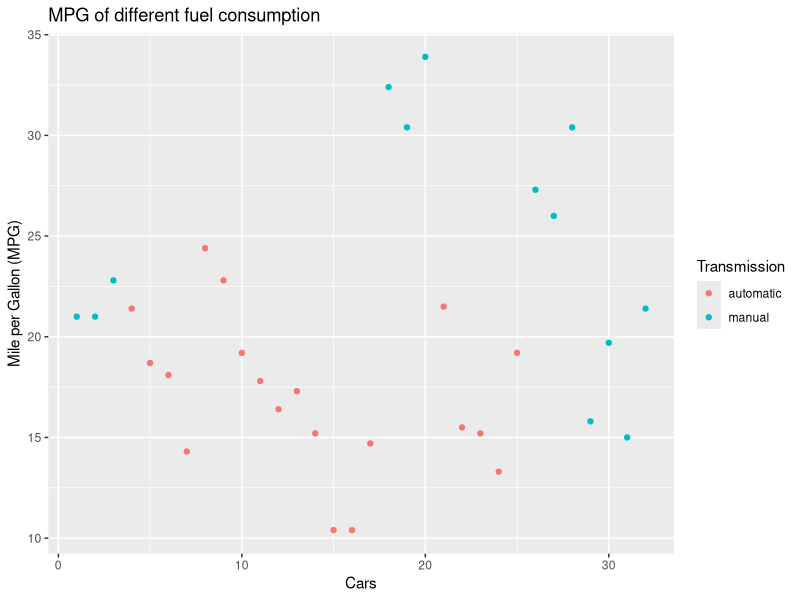
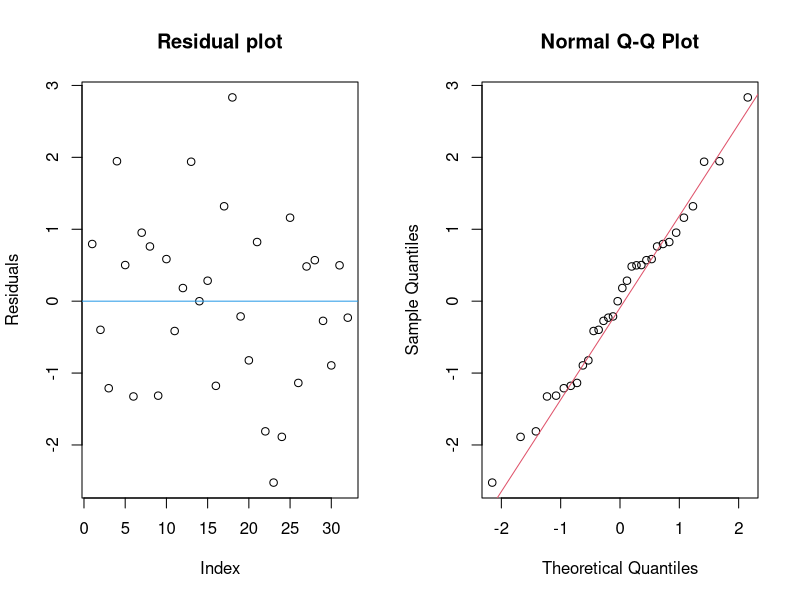

Source code (R) for these figures, in order:
## ---- chunk 1
data(mtcars)  #Load the data
#Preprocess the data
mtcars$am = factor(mtcars$am, levels=c(0,1), labels=c("automatic","manual"))
m=aggregate(mpg~am, data=mtcars, FUN=mean)  #mean

library(ggplot2)  #plot 
qplot(,mpg, data=mtcars,color=am, 
      xlab="Cars", ylab="Mile per Gallon (MPG)",
      main="MPG of different fuel consumption")+scale_colour_discrete(name="Transmission")
## ---- chunk 2
modelFull=lm(mpg~(.)*am, data=mtcars); summary(modelFull)
## ---- chunk 3
modelStep=step(modelFull, direction="both"); summary(modelStep)
## ---- chunk 4
r= resid(modelStep)
par(mfrow=c(1,2)) 
plot(r, main="Residual plot", ylab="Residuals"); abline(h=0, col=4) #Residual plot
qqnorm(r); qqline(r,col=2)  #Normal-QQ plot
## ---- chunk 5
summary(modelFull)
## ---- chunk 6
summary(modelStep)
